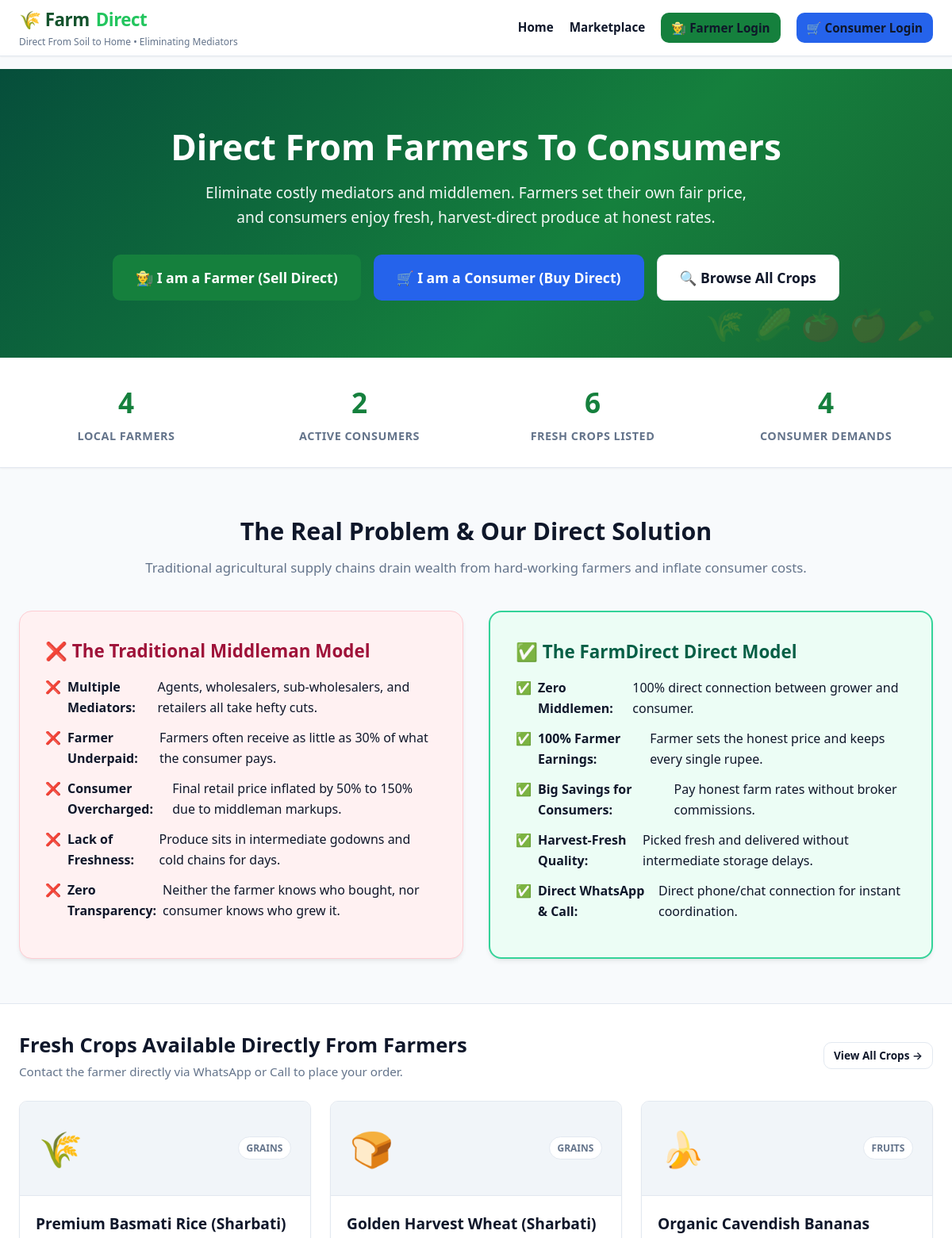
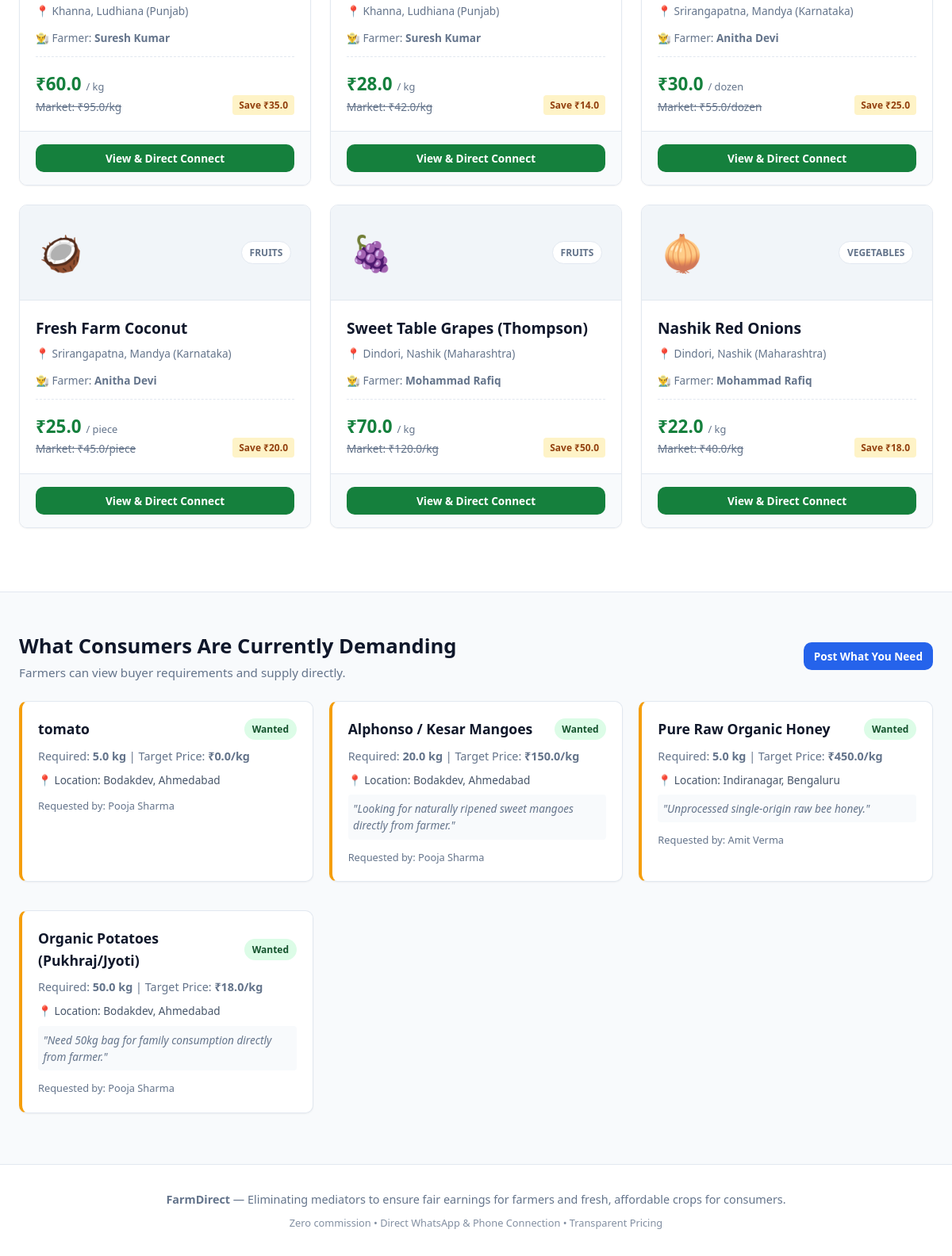
The page / on the database its author committed (2 pictures, top to bottom).
### tables this page shows
CREATE TABLE crops (
        id INTEGER PRIMARY KEY AUTOINCREMENT,
        farmer_id INTEGER NOT NULL,
        crop_name TEXT NOT NULL,
        category TEXT NOT NULL,
        price REAL NOT NULL,
        unit TEXT NOT NULL DEFAULT 'kg',
        quantity REAL NOT NULL,
        harvest_date TEXT,
        description TEXT,
        image_emoji TEXT DEFAULT '🌾',
        location TEXT NOT NULL,
        estimated_market_price REAL,
        status TEXT NOT NULL DEFAULT 'available' CHECK(status IN ('available', 'sold_out')),
        created_at TIMESTAMP DEFAULT CURRENT_TIMESTAMP,
        FOREIGN KEY (farmer_id) REFERENCES users (id) ON DELETE CASCADE
    );

CREATE TABLE users (
        id INTEGER PRIMARY KEY AUTOINCREMENT,
        role TEXT NOT NULL CHECK(role IN ('farmer', 'consumer')),
        name TEXT NOT NULL,
        phone TEXT NOT NULL,
        email TEXT UNIQUE,
        password_hash TEXT NOT NULL,
        state TEXT,
        district TEXT,
        city_village TEXT NOT NULL,
        address TEXT,
        created_at TIMESTAMP DEFAULT CURRENT_TIMESTAMP
    );

CREATE TABLE demands (
        id INTEGER PRIMARY KEY AUTOINCREMENT,
        consumer_id INTEGER NOT NULL,
        crop_name TEXT NOT NULL,
        category TEXT NOT NULL,
        target_price REAL,
        quantity REAL NOT NULL,
        unit TEXT NOT NULL DEFAULT 'kg',
        location TEXT NOT NULL,
        notes TEXT,
        status TEXT NOT NULL DEFAULT 'active' CHECK(status IN ('active', 'fulfilled')),
        created_at TIMESTAMP DEFAULT CURRENT_TIMESTAMP,
        FOREIGN KEY (consumer_id) REFERENCES users (id) ON DELETE CASCADE
    );

### app.py (the view)
@app.route('/')
def index():
    stats = db.get_stats()
    recent_crops = db.get_all_crops()[:6]
    recent_demands = db.get_all_demands()[:4]
    return render_template('index.html', stats=stats, recent_crops=recent_crops, recent_demands=recent_demands)

### app.py (called while the page is built)
@app.context_processor
def inject_user():
    user = None
    if 'user_id' in session:
        user = db.get_user_by_id(session['user_id'])
    return dict(current_user=user)

### database.py (called while the page is built)
def get_db_connection():
    conn = sqlite3.connect(DB_PATH)
    conn.row_factory = sqlite3.Row
    return conn

def get_all_demands(location=""):
    conn = get_db_connection()
    query = """
        SELECT d.*, u.name as consumer_name, u.phone as consumer_phone, u.district as consumer_district
        FROM demands d
        JOIN users u ON d.consumer_id = u.id
        WHERE d.status = 'active'
    """
    params = []
    if location:
        query += " AND (d.location LIKE ? OR u.district LIKE ?)"
        params.extend([f"%{location}%", f"%{location}%"])
    query += " ORDER BY d.created_at DESC"
    demands = conn.execute(query, params).fetchall()
    conn.close()
    return demands

def get_stats():
    conn = get_db_connection()
    total_farmers = conn.execute("SELECT COUNT(*) FROM users WHERE role = 'farmer'").fetchone()[0]
    total_consumers = conn.execute("SELECT COUNT(*) FROM users WHERE role = 'consumer'").fetchone()[0]
    active_crops = conn.execute("SELECT COUNT(*) FROM crops WHERE status = 'available'").fetchone()[0]
    active_demands = conn.execute("SELECT COUNT(*) FROM demands WHERE status = 'active'").fetchone()[0]
    conn.close()
    return {
        "farmers": total_farmers,
        "consumers": total_consumers,
        "crops": active_crops,
        "demands": active_demands
    }

### templates/index.html (shortened to what this page needs)
{% extends "base.html" %}
{% block content %}
<section class="hero">
    <div class="container">
        <h1>Direct From Farmers To Consumers</h1>
        <p>Eliminate costly mediators and middlemen. Farmers set their own fair price, and consumers enjoy fresh, harvest-direct produce at honest rates.</p>
        <div class="hero-actions">
            <a href="{{ url_for('farmer_login') }}" class="btn btn-farmer" style="font-size: 1.1rem; padding: 0.85rem 1.75rem;">
                👨‍🌾 I am a Farmer (Sell Direct)
            </a>
            <a href="{{ url_for('consumer_login') }}" class="btn btn-consumer" style="font-size: 1.1rem; padding: 0.85rem 1.75rem;">
                🛒 I am a Consumer (Buy Direct)
            </a>
            <a href="{{ url_for('marketplace') }}" class="btn btn-secondary" style="font-size: 1.1rem; padding: 0.85rem 1.75rem;">
                🔍 Browse All Crops
            </a>
        </div>
    </div>
</section>
<section class="stats-bar">
    <div class="container">
        <div class="stats-grid">
            <div class="stat-item">
                <h3>{{ stats.farmers }}</h3>
                <p>Local Farmers</p>
            </div>
            <div class="stat-item">
                <h3>{{ stats.consumers }}</h3>
                <p>Active Consumers</p>
            </div>
            <div class="stat-item">
                <h3>{{ stats.crops }}</h3>
                <p>Fresh Crops Listed</p>
            </div>
            <div class="stat-item">
                <h3>{{ stats.demands }}</h3>
                <p>Consumer Demands</p>
            </div>
        </div>
    </div>
</section>
<section class="comparison-section">
    <div class="container">
        <h2 class="section-title">The Real Problem & Our Direct Solution</h2>
        <p class="section-subtitle">Traditional agricultural supply chains drain wealth from hard-working farmers and inflate consumer costs.</p>
        <div class="comparison-grid">
            <div class="comparison-card mediator">
                <h3>❌ The Traditional Middleman Model</h3>
                <ul class="comparison-list">
                    <li>❌ <strong>Multiple Mediators:</strong> Agents, wholesalers, sub-wholesalers, and retailers all take hefty cuts.</li>
                    <li>❌ <strong>Farmer Underpaid:</strong> Farmers often receive as little as 30% of what the consumer pays.</li>
                    <li>❌ <strong>Consumer Overcharged:</strong> Final retail price inflated by 50% to 150% due to middleman markups.</li>
                    <li>❌ <strong>Lack of Freshness:</strong> Produce sits in intermediate godowns and cold chains for days.</li>
                    <li>❌ <strong>Zero Transparency:</strong> Neither the farmer knows who bought, nor consumer knows who grew it.</li>
                </ul>
            </div>
            <div class="comparison-card direct">
                <h3>✅ The FarmDirect Direct Model</h3>
                <ul class="comparison-list">
                    <li>✅ <strong>Zero Middlemen:</strong> 100% direct connection between grower and consumer.</li>
                    <li>✅ <strong>100% Farmer Earnings:</strong> Farmer sets the honest price and keeps every single rupee.</li>
                    <li>✅ <strong>Big Savings for Consumers:</strong> Pay honest farm rates without broker commissions.</li>
                    <li>✅ <strong>Harvest-Fresh Quality:</strong> Picked fresh and delivered without intermediate storage delays.</li>
                    <li>✅ <strong>Direct WhatsApp & Call:</strong> Direct phone/chat connection for instant coordination.</li>
                </ul>
            </div>
        </div>
    </div>
</section>
<section style="padding: 2rem 0; background: #ffffff; border-top: 1px solid var(--border-color); border-bottom: 1px solid var(--border-color);">
    <div class="container">
        <div style="display: flex; justify-content: space-between; align-items: center; margin-bottom: 1.5rem;">
            <div>
                <h2 style="font-size: 1.6rem; font-weight: 800; color: var(--text-dark);">Fresh Crops Available Directly From Farmers</h2>
                <p style="color: var(--text-muted); font-size: 0.95rem;">Contact the farmer directly via WhatsApp or Call to place your order.</p>
            </div>
            <a href="{{ url_for('marketplace') }}" class="btn btn-secondary btn-sm">View All Crops &rarr;</a>
        </div>
        <div class="crops-grid">
            {% for crop in recent_crops %}
            <div class="crop-card">
                <div class="crop-card-header">
                    <span class="crop-emoji">{{ crop.image_emoji }}</span>
                    <span class="crop-category-badge">{{ crop.category }}</span>
                </div>
                <div class="crop-card-body">
                    <h3 class="crop-card-title">{{ crop.crop_name }}</h3>
                    <div class="crop-location">
                        📍 {{ crop.location }}
                    </div>
                    <p style="font-size: 0.85rem; color: var(--text-muted); margin-bottom: 0.75rem;">
                        👨‍🌾 Farmer: <strong>{{ crop.farmer_name }}</strong>
                    </p>
                    <div class="crop-pricing">
                        <div>
                            <div class="direct-price">₹{{ crop.price }} <span>/ {{ crop.unit }}</span></div>
                            {% if crop.estimated_market_price %}
                            <div class="market-price-strike">Market: ₹{{ crop.estimated_market_price }}/{{ crop.unit }}</div>
                            {% endif %}
                        </div>
                        {% if crop.estimated_market_price and crop.estimated_market_price > crop.price %}
                        <div class="savings-pill">
                            Save ₹{{ (crop.estimated_market_price - crop.price)|round }}
                        </div>
                        {% endif %}
                    </div>
                </div>
                <div class="crop-card-footer">
                    <a href="{{ url_for('crop_detail', crop_id=crop.id) }}" class="btn btn-primary btn-sm btn-block">
                        View & Direct Connect
                    </a>
                </div>
            </div>
            {% endfor %}
        </div>
    </div>
</section>
<section style="padding: 3rem 0;">
    <div class="container">
        <div style="display: flex; justify-content: space-between; align-items: center; margin-bottom: 1.5rem;">
            <div>
                <h2 style="font-size: 1.6rem; font-weight: 800; color: var(--text-dark);">What Consumers Are Currently Demanding</h2>
                <p style="color: var(--text-muted); font-size: 0.95rem;">Farmers can view buyer requirements and supply directly.</p>
            </div>
            {% if session.get('role') == 'consumer' %}
            <a href="{{ url_for('consumer_dashboard') }}" class="btn btn-consumer btn-sm">+ Post A Crop Requirement</a>
            {% else %}
            <a href="{{ url_for('consumer_login') }}" class="btn btn-consumer btn-sm">Post What You Need</a>
            {% endif %}
        </div>
        <div style="display: grid; grid-template-columns: repeat(auto-fill, minmax(320px, 1fr)); gap: 1.25rem;">
            {% for demand in recent_demands %}
            <div class="demand-card">
                <div class="demand-header">
                    <span class="demand-title">{{ demand.crop_name }}</span>
                    <span class="badge badge-available">Wanted</span>
                </div>
                <p style="font-size: 0.9rem; color: var(--text-muted); margin-bottom: 0.5rem;">
                    Required: <strong>{{ demand.quantity }} {{ demand.unit }}</strong> | Target Price: <strong>₹{{ demand.target_price }}/{{ demand.unit }}</strong>
                </p>
                <div style="font-size: 0.85rem; color: #475569;">
                    📍 Location: {{ demand.location }}
                </div>
                {% if demand.notes %}
                <p style="font-size: 0.85rem; font-style: italic; color: #64748b; margin-top: 0.5rem; background: #f8fafc; padding: 0.4rem; border-radius: 4px;">
                    "{{ demand.notes }}"
                </p>
                {% endif %}
                <div style="margin-top: 0.75rem; font-size: 0.8rem; color: var(--text-muted);">
                    Requested by: {{ demand.consumer_name }}
                </div>
            </div>
            {% endfor %}
        </div>
    </div>
</section>
{% endblock %}

### templates/base.html (shortened to what this page needs)
<!DOCTYPE html>
<html lang="en">
<head>
    <link rel="stylesheet" href="{{ url_for('static', filename='css/style.css') }}">
</head>
<body>
    <nav class="navbar">
        <div class="container nav-content">
            <div>
                <a href="{{ url_for('index') }}" class="brand-logo">
                    🌾 Farm<span class="highlight">Direct</span>
                </a>
                <span class="brand-tagline">Direct From Soil to Home • Eliminating Mediators</span>
            </div>
            <ul class="nav-links">
                <li><a href="{{ url_for('index') }}">Home</a></li>
                <li><a href="{{ url_for('marketplace') }}">Marketplace</a></li>
                {% if session.get('user_id') %}
                    {% if session.get('role') == 'farmer' %}
                        <li><a href="{{ url_for('farmer_dashboard') }}" class="btn btn-sm btn-farmer">🌾 Farmer Dashboard</a></li>
                        <li><span class="user-badge farmer">👨‍🌾 {{ session.get('user_name') }}</span></li>
                    {% elif session.get('role') == 'consumer' %}
                        <li><a href="{{ url_for('consumer_dashboard') }}" class="btn btn-sm btn-consumer">🛒 Consumer Dashboard</a></li>
                        <li><span class="user-badge consumer">👤 {{ session.get('user_name') }}</span></li>
                    {% endif %}
                    <li><a href="{{ url_for('logout') }}" class="btn btn-sm btn-secondary">Logout</a></li>
                {% else %}
                    <li><a href="{{ url_for('farmer_login') }}" class="btn btn-sm btn-farmer">👨‍🌾 Farmer Login</a></li>
                    <li><a href="{{ url_for('consumer_login') }}" class="btn btn-sm btn-consumer">🛒 Consumer Login</a></li>
                {% endif %}
            </ul>
        </div>
    </nav>
    <div class="container flash-container">
    </div>
    <main>
        {% block content %}{% endblock %}
    </main>
    <footer>
        <div class="container">
            <p><strong>FarmDirect</strong> — Eliminating mediators to ensure fair earnings for farmers and fresh, affordable crops for consumers.</p>
            <p style="margin-top: 0.5rem; font-size: 0.8rem; opacity: 0.8;">Zero commission • Direct WhatsApp & Phone Connection • Transparent Pricing</p>
        </div>
    </footer>
</body>
</html>

### rows shown on the page
crops: image_emoji "🌾", category "GRAINS", crop_name "Premium Basmati Rice (Sharbati)", location "Khanna, Ludhiana (Punjab)", farmer_name "Suresh Kumar", price "60.0", unit "kg", estimated_market_price "95.0", (crop.estimated_market_price-crop.price)|round "35.0"
crops: image_emoji "🍞", category "GRAINS", crop_name "Golden Harvest Wheat (Sharbati)", location "Khanna, Ludhiana (Punjab)", farmer_name "Suresh Kumar", price "28.0", unit "kg", estimated_market_price "42.0", (crop.estimated_market_price-crop.price)|round "14.0"
crops: image_emoji "🍌", category "FRUITS", crop_name "Organic Cavendish Bananas", location "Srirangapatna, Mandya (Karnataka)", farmer_name "Anitha Devi", price "30.0", unit "dozen", estimated_market_price "55.0", (crop.estimated_market_price-crop.price)|round "25.0"
crops: image_emoji "🥥", category "FRUITS", crop_name "Fresh Farm Coconut", location "Srirangapatna, Mandya (Karnataka)", farmer_name "Anitha Devi", price "25.0", unit "piece", estimated_market_price "45.0", (crop.estimated_market_price-crop.price)|round "20.0"
crops: image_emoji "🍇", category "FRUITS", crop_name "Sweet Table Grapes (Thompson)", location "Dindori, Nashik (Maharashtra)", farmer_name "Mohammad Rafiq", price "70.0", unit "kg", estimated_market_price "120.0", (crop.estimated_market_price-crop.price)|round "50.0"
crops: image_emoji "🧅", category "VEGETABLES", crop_name "Nashik Red Onions", location "Dindori, Nashik (Maharashtra)", farmer_name "Mohammad Rafiq", price "22.0", unit "kg", estimated_market_price "40.0", (crop.estimated_market_price-crop.price)|round "18.0"
demands: crop_name "tomato", quantity "5.0", unit "kg", target_price "0.0", location "Bodakdev, Ahmedabad", consumer_name "Pooja Sharma"
demands: crop_name "Alphonso / Kesar Mangoes", quantity "20.0", unit "kg", target_price "150.0", location "Bodakdev, Ahmedabad", notes "Looking for naturally ripened sweet mangoes directly from farmer.", consumer_name "Pooja Sharma"
demands: crop_name "Pure Raw Organic Honey", quantity "5.0", unit "kg", target_price "450.0", location "Indiranagar, Bengaluru", notes "Unprocessed single-origin raw bee honey.", consumer_name "Amit Verma"
demands: crop_name "Organic Potatoes (Pukhraj/Jyoti)", quantity "50.0", unit "kg", target_price "18.0", location "Bodakdev, Ahmedabad", notes "Need 50kg bag for family consumption directly from farmer.", consumer_name "Pooja Sharma"

### other values the page prints
{{ stats.farmers }} "4"
{{ stats.consumers }} "2"
{{ stats.crops }} "6"
{{ stats.demands }} "4"
